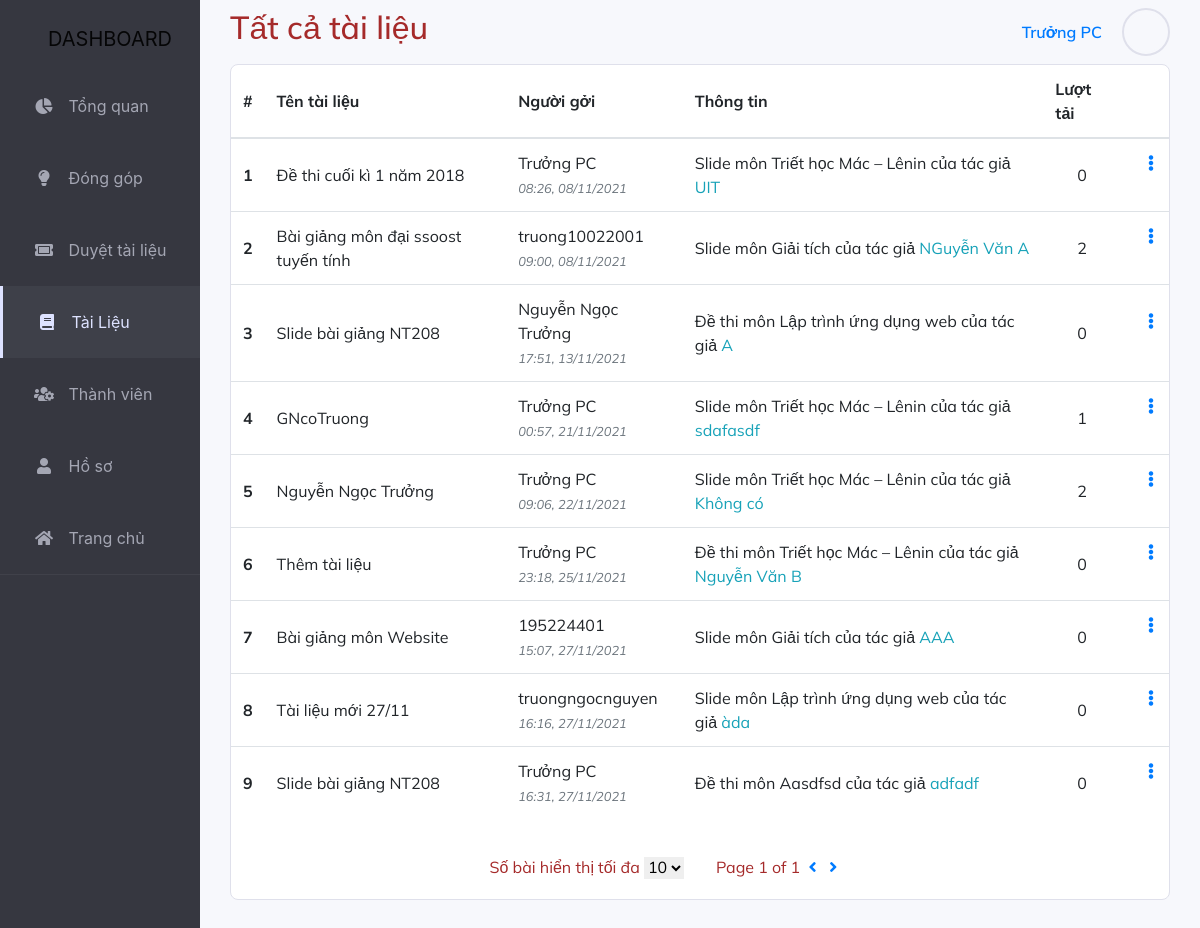
Page /dashboard/TaiLieu/ (signed in) on the earlier database version.
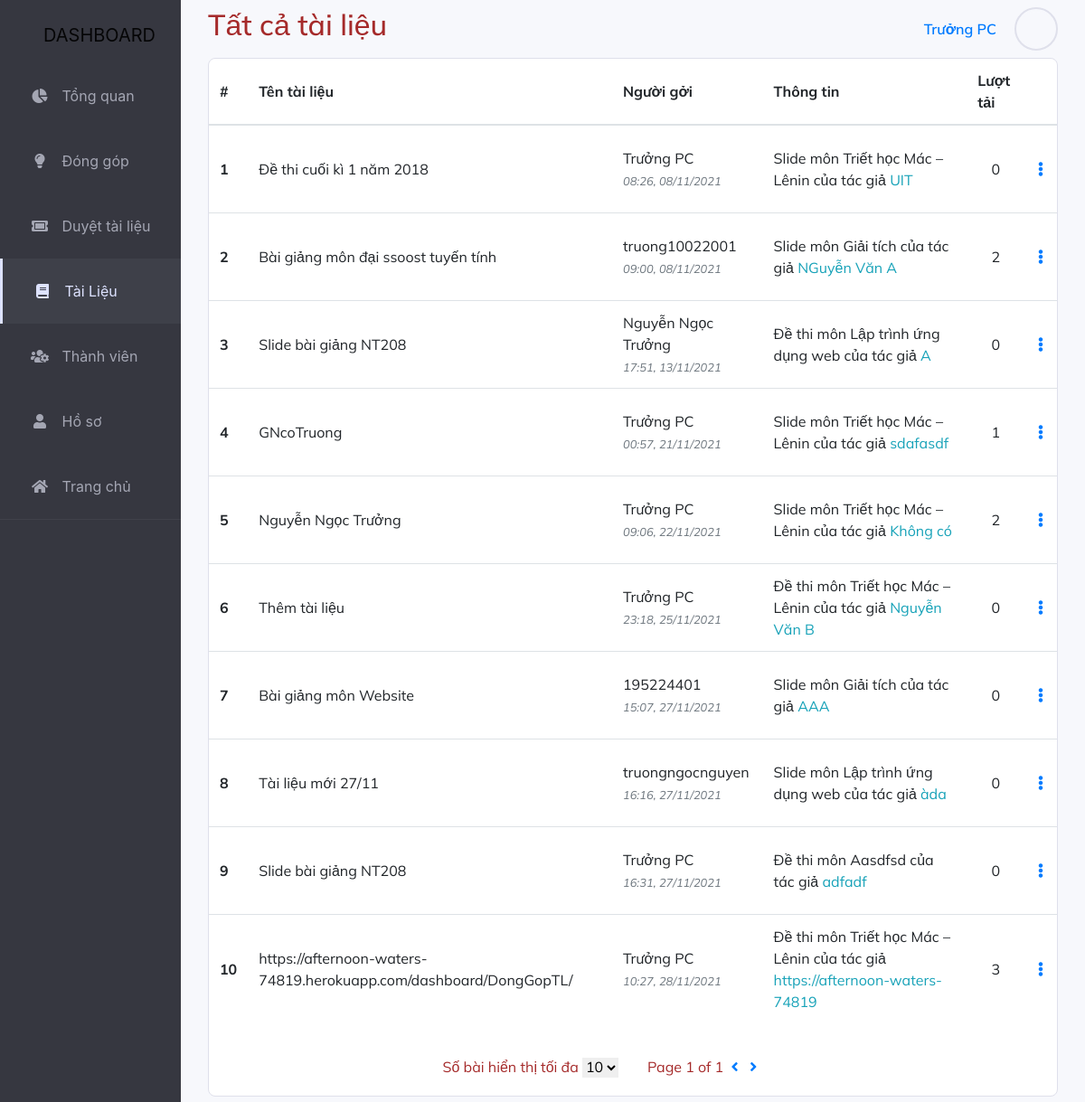
Same page on the later database version.
### myproject/models.py (models this page shows, shortened)
class TaiLieu(models.Model):
    MaTL = models.CharField(max_length=20, primary_key=True)
    TenTL = models.CharField(
        max_length=150, help_text="Slide bài giảng lập trình ứng dụng web.")
    MaMH = models.ForeignKey(MonHoc, on_delete=models.PROTECT)
    date = models.DateTimeField(blank=True, null=True)
    user = models.ForeignKey(User, on_delete=models.PROTECT)
    TacGia = models.CharField(max_length=30, help_text="Nguyễn Văn A")
    LoaiTL_Choices = (
        ('Slide', 'Slide'),
        ('DeThi', 'Đề thi'),
        ('BaiTap', 'Bài tập'),
        ('TaiLieuTK', 'Tài liệu tham khảo')
    )
    LoaiTL = models.CharField(
        max_length=10, choices=LoaiTL_Choices, default='Slide')
    MoTa = RichTextField(blank=True, null=True,
                         help_text="Thông tin về tài liệu")
    LuotTai = models.IntegerField(null=True, blank=True, default=0)
    LuotXem = models.IntegerField(null=True, blank=True, default=0)
    KiemDuyet = models.BooleanField(default=False)
    search = models.TextField()

class MonHoc(models.Model):
    MaMH = models.CharField(max_length=10, primary_key=True, help_text="NT208")
    TenMH = models.CharField(
        max_length=150, help_text="Lập trình ứng dụng web")
    Khoa_Choices = (
        ('CongNghePhanMem', 'Công nghệ phần mềm'),
        ('KyThuatMayTinh', 'Kỹ thuật máy tính'),
        ('KhoaHocMayTinh', 'Khoa học máy tính'),
        ('HeThongThongTin', 'Hệ thống thông tin'),
        ('MangMayTinhTruyenThong', 'Mạng máy tính và truyền thông'),
        ('KyThuatThongTin', 'Khoa học và kỹ thuật thông tin'),
        ('LyLuanChinhTri', 'Lý luận chính trị'),
        ('ToanTinKHTN', 'Toán - Tin học - KHTN'),
        ('NgoaiNgu', 'Ngoại ngữ'),
        ('Khac', 'Khác')
    )
    Khoa = models.CharField(
        max_length=30, choices=Khoa_Choices, default='Khac')
    NhomMH_Choices = (
        ('GiaoDucDaiCuong', 'Giáo dục đại cương'),
        ('CoSoNhomNganh', 'Cơ sở nhóm ngành'),
        ('CoSoNganh', 'Cơ sở ngành'),
        ('ChuyenNganh', 'Chuyên ngành'),
        ('Khac', 'Khác')
    )
    NhomMH = models.CharField(
        max_length=30, choices=NhomMH_Choices, default='Khac')
    MoTa = models.CharField(
        max_length=1000, help_text="Mô tả tổng quan về môn học, khối kiến thức sẽ được học...")
    SoLuongTL = models.IntegerField(default=0)
    search = models.TextField()

### myproject/views.py (the view)
# urls.py: path('dashboard/TaiLieu/', views.TaiLieu_view, name='TaiLieu_view'),
def TaiLieu_view(request):
    if not request.user.is_active:
        return HttpResponseRedirect(reverse('DangNhap_view'))
    data = TaiLieu.objects.filter(KiemDuyet=True)
    if not request.user.is_staff:
        data = TaiLieu.objects.filter(user=request.user)
    num = 10
    if request.GET.get('num'):
        num = int(request.GET.get('num'))
    p = Paginator(data, num)
    page = request.GET.get('page')
    tailieu = p.get_page(page)
    return render(
        request,
        'db_TaiLieu.html',
        {
            'tailieu': tailieu,
            'num': num
        }
    )

### myproject/templates/db_TaiLieu.html (shortened to what this page needs)
{% extends "dashboard_base.html" %}
{% load mathfilters %}
{% block TrangTL %}horizontal{% endblock%}
{% block TieuDe %}Tất cả tài liệu{% endblock %}
{% block content %}
<div class="row col-12 justify-content-center row" style="margin-bottom: 30px;">
    <div class="col-12 list-subject">
        <table class="table table-hover">
            <thead>
                <tr>
                <th class='align-middle' style="border-top:0" scope="col">#</th>
                <th class='align-middle' style="border-top:0" scope="col">Tên tài liệu</th>
                <th class='align-middle' style="border-top:0" scope="col">Người gởi</th>
                <th class='align-middle' style="border-top:0" scope="col">Thông tin</th>
                <th class='align-middle' style="border-top:0" scope="col">Lượt tải</th>
                <th style="border-top:0"></th>
                </tr>
            </thead>
            <tbody>
            {% for item in tailieu %}
                <tr>
                <th class='align-middle' scope="row">{{ tailieu.number| sub:1| mul:num| add:forloop.counter }}</th>
                <td class='align-middle'>{{ item.TenTL }}</td>
                <td class='align-middle'>
                    {% if item.user.first_name %}
                        {{ item.user.first_name }}
                    {% else %}
                        {{ item.user }}
                    {% endif %}
                    <br/>
                    <small class="font-italic mb-0 text-secondary"> {{ item.date|date:'H:i, d/m/Y' }} </small>
                </td>
                <td class="align-middle">{{ item.get_LoaiTL_display }} môn {{ item.MaMH.TenMH}} của tác giả <span class="text-info">{{ item.TacGia }}</span></td>
                <td class='align-middle text-center'>{{ item.LuotTai }}</td>
                <td class='align-middle'>
                {% if user.is_staff %}
                    <a class="nav-link" href="#" data-toggle="dropdown" style="padding: 0; text-align: center; vertical-align: middle;" aria-expanded="false">
                        &ensp; <i class="fas fa-ellipsis-v"></i> &ensp;
                    </a>
                {% else %}
                    <a class="btn btn-success" style="border-radius: 25px;" href="/document/{{ item.MaTL }}">Xem</a>
                {% endif %}
                </td>
                </tr>
            {% endfor %}
            </tbody>
        </table>
        <div class="list-subject-footer row">
            <div class="so-bai col-12 col-sm-6 pr-3 align-self-center">
                <p style="display: inline;">Số bài hiển thị tối đa</p>
                <select id="maximum-number" name="maximum-number" style="border: none;" onchange= "window.location.href='?num='+this.value">
                    <option value={{num}} selected>{{num}}</option>
                </select>
            </div>
            <div class="tong-bai col-12 col-sm-6 pl-3 text-left" style="min-width: 200px;">
                <p style="display: inline;">Page {{ tailieu.number }} of {{ tailieu.paginator.num_pages }}</p>
                {% if tailieu.has_previous %}
                    <a style="text-decoration: none" href="?num={{num}}&page={{ tailieu.previous_page_number }}" class="backward" >&nbsp;<i class="fas fa-angle-left"></i>&nbsp;</a>
                {% else %}
                    <a style="text-decoration: none" class="backward" >&nbsp;<i class="fas fa-angle-left"></i>&nbsp;</a>
                {% endif %}
                {% if tailieu.has_next %}
                    <a style="text-decoration: none" href="?num={{num}}&page={{ tailieu.next_page_number }}" class="forward">&nbsp;<i class="fas fa-angle-right"></i>&nbsp;</a>
                {% else %}
                    <a style="text-decoration: none" class="forward" >&nbsp;<i class="fas fa-angle-right"></i>&nbsp;</a>
                {% endif %}
            </div>
        </div>
    </div>
</div>
{% endblock content %}

Differences in the rows shown:
added TaiLieu: number|sub "10", TenTL "https://afternoon-waters-74819.herokuapp.com/dashboard/DongGopTL/", user.first_name "Trưởng PC", date "10:27, 28/11/2021", LoaiTL "Đề thi", MaMH.TenMH "Triết học Mác – Lênin", TacGia "https://afternoon-waters-74819", LuotTai "3"
